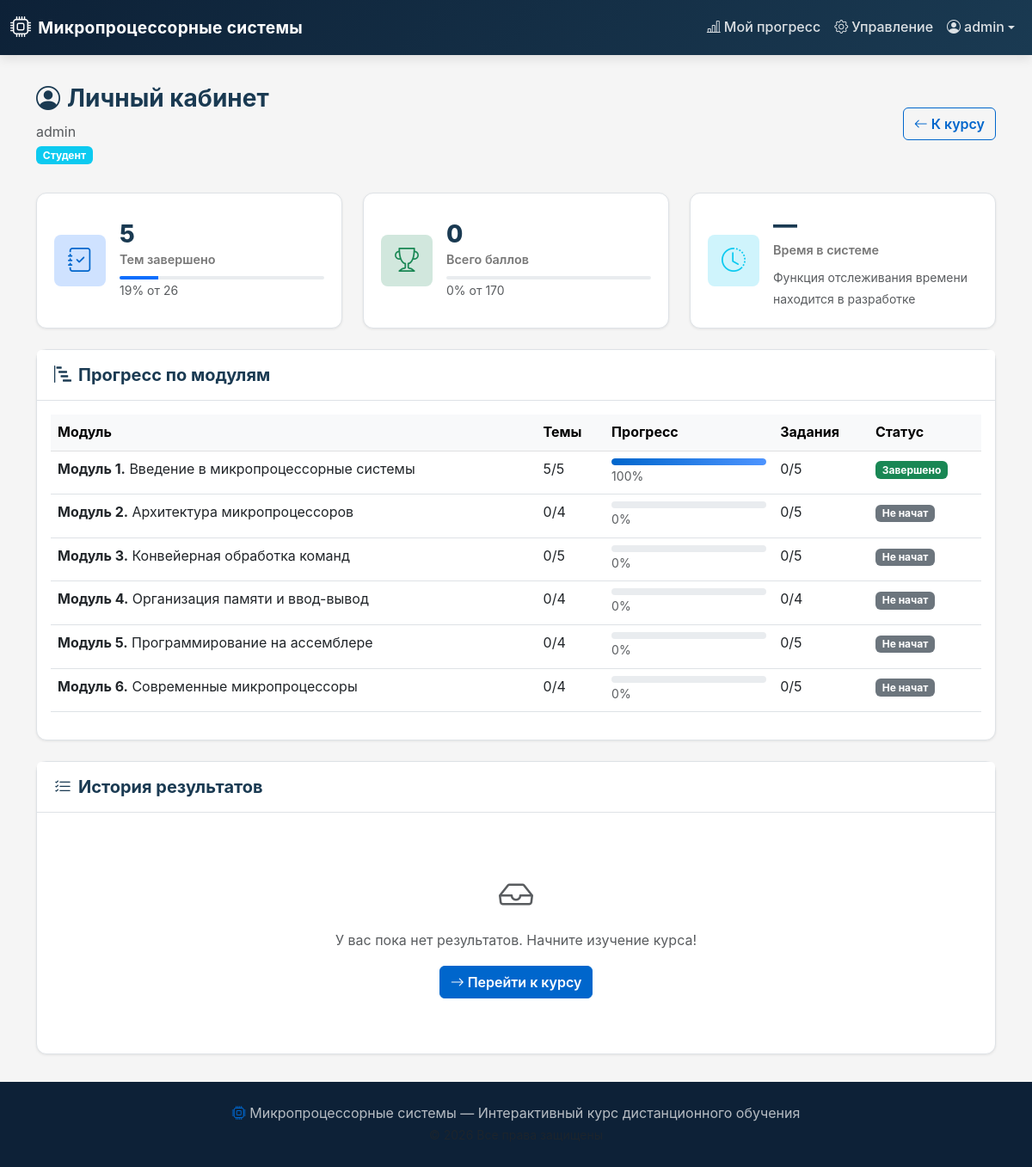
The app's page /dashboard/ (signed in) with its own data.
### course/models.py (models this page shows, shortened)
class User(AbstractUser):
    class Role(models.TextChoices):
        STUDENT = 'student', _('Студент')
        TEACHER = 'teacher', _('Преподаватель')
    role = models.CharField(
        max_length=10,
        choices=Role.choices,
        default=Role.STUDENT,
        verbose_name='Роль',
    )
    patronymic = models.CharField(
        max_length=150, blank=True, verbose_name='Отчество'
    )
    avatar = models.ImageField(
        upload_to='avatars/', blank=True, verbose_name='Аватар'
    )
    class Meta:
        verbose_name = 'Пользователь'
        verbose_name_plural = 'Пользователи'
    def get_full_name(self):
        full = super().get_full_name()
        if self.patronymic:
            full = f'{self.last_name} {self.first_name} {self.patronymic}'.strip()
        return full or self.username

class Module(models.Model):
    title = models.CharField(max_length=255, verbose_name='Название')
    description = models.TextField(blank=True, verbose_name='Описание')
    icon = models.CharField(
        max_length=50,
        default='bi-cpu',
        verbose_name='Иконка (Bootstrap Icons)',
    )
    order_number = models.PositiveIntegerField(
        default=0, verbose_name='Порядковый номер', db_index=True
    )
    class Meta:
        ordering = ['order_number']
        verbose_name = 'Модуль'
        verbose_name_plural = 'Модули'
    def completed_topics_for(self, user):
        if not user.is_authenticated:
            return 0
        topic_ids = Topic.objects.filter(
            section__module=self
        ).values_list('id', flat=True)
        return UserProgress.objects.filter(
            user=user, topic_id__in=topic_ids, is_completed=True
        ).count()

### course/views.py (the view)
# urls.py: path('dashboard/', views.dashboard, name='dashboard'),
@login_required
def dashboard(request):
    user = request.user
    total_topics = Topic.objects.count()
    completed_topics = UserProgress.objects.filter(
        user=user, is_completed=True
    ).count()
    overall_percent = int((completed_topics / total_topics * 100)) if total_topics > 0 else 0
    modules = Module.objects.all().order_by('order_number')
    module_stats = []
    for mod in modules:
        mod_topics = Topic.objects.filter(section__module=mod).count()
        mod_done = mod.completed_topics_for(user)
        mod_assignments = Assignment.objects.filter(topic__section__module=mod).count()
        mod_results = AssignmentResult.objects.filter(
            user=user, assignment__topic__section__module=mod
        ).count()
        module_stats.append({
            'module': mod,
            'total_topics': mod_topics,
            'completed_topics': mod_done,
            'percent': int((mod_done / mod_topics * 100)) if mod_topics > 0 else 0,
            'total_assignments': mod_assignments,
            'completed_assignments': mod_results,
        })
    recent_results = AssignmentResult.objects.filter(
        user=user
    ).select_related('assignment__topic').order_by('-completed_at')[:20]
    total_score = AssignmentResult.objects.filter(user=user).aggregate(
        total=Sum('score')
    )['total'] or 0
    max_score = Assignment.objects.aggregate(
        total=Sum('max_score')
    )['total'] or 1
    context = {
        'overall_percent': overall_percent,
        'completed_topics': completed_topics,
        'total_topics': total_topics,
        'module_stats': module_stats,
        'recent_results': recent_results,
        'total_score': total_score,
        'max_score': max_score,
        'score_percent': int(total_score / max_score * 100),
    }
    return render(request, 'dashboard.html', context)

### templates/dashboard.html (shortened to what this page needs)
{% extends 'base.html' %}
{% load static %}
{% block content %}
<div class="dashboard-page">
    <div class="container">
        <div class="dashboard-header">
            <div class="row align-items-center">
                <div class="col-md-8">
                    <h1 class="page-title">
                        <i class="bi bi-person-circle me-2"></i>Личный кабинет
                    </h1>
                    <p class="text-muted mb-0">{{ user.get_full_name|default:user.username }}</p>
                    {% if user.role == 'teacher' %}
                        <span class="badge bg-warning text-dark mt-1">Преподаватель</span>
                    {% else %}
                        <span class="badge bg-info mt-1">Студент</span>
                    {% endif %}
                </div>
                <div class="col-md-4 text-md-end mt-3 mt-md-0">
                    <a href="{% url 'index' %}" class="btn btn-outline-accent">
                        <i class="bi bi-arrow-left me-1"></i>К курсу
                    </a>
                </div>
            </div>
        </div>
        <div class="row g-4 mb-4">
            <div class="col-md-4">
                <div class="stat-card">
                    <div class="stat-card-icon bg-primary-subtle">
                        <i class="bi bi-journal-check text-primary"></i>
                    </div>
                    <div class="stat-card-body">
                        <h3 class="stat-number">{{ completed_topics }}</h3>
                        <p class="stat-label">Тем завершено</p>
                        <div class="progress" style="height: 4px;">
                            <div class="progress-bar bg-primary" style="width: {{ overall_percent }}%"></div>
                        </div>
                        <small class="text-muted">{{ overall_percent }}% от {{ total_topics }}</small>
                    </div>
                </div>
            </div>
            <div class="col-md-4">
                <div class="stat-card">
                    <div class="stat-card-icon bg-success-subtle">
                        <i class="bi bi-trophy text-success"></i>
                    </div>
                    <div class="stat-card-body">
                        <h3 class="stat-number">{{ total_score }}</h3>
                        <p class="stat-label">Всего баллов</p>
                        <div class="progress" style="height: 4px;">
                        </div>
                        <small class="text-muted">{{ score_percent }}% от {{ max_score }}</small>
                    </div>
                </div>
            </div>
            <div class="col-md-4">
                <div class="stat-card">
                    <div class="stat-card-icon bg-info-subtle">
                        <i class="bi bi-clock-history text-info"></i>
                    </div>
                    <div class="stat-card-body">
                        <h3 class="stat-number">—</h3>
                        <p class="stat-label">Время в системе</p>
                        <small class="text-muted">Функция отслеживания времени находится в разработке</small>
                    </div>
                </div>
            </div>
        </div>
        <div class="card mb-4">
            <div class="card-header">
                <h5 class="mb-0"><i class="bi bi-bar-chart-steps me-2"></i>Прогресс по модулям</h5>
            </div>
            <div class="card-body">
                <div class="table-responsive">
                    <table class="table table-hover">
                        <thead class="table-light">
                            <tr>
                                <th>Модуль</th>
                                <th>Темы</th>
                                <th>Прогресс</th>
                                <th>Задания</th>
                                <th>Статус</th>
                            </tr>
                        </thead>
                        <tbody>
                            {% for stat in module_stats %}
                            <tr>
                                <td>
                                    <strong>Модуль {{ stat.module.order_number }}.</strong>
                                    {{ stat.module.title }}
                                </td>
                                <td>{{ stat.completed_topics }}/{{ stat.total_topics }}</td>
                                <td style="min-width: 150px;">
                                    <div class="progress" style="height: 8px;">
                                        <div class="progress-bar progress-bar-accent"
                                             style="width: {{ stat.percent }}%"></div>
                                    </div>
                                    <small class="text-muted">{{ stat.percent }}%</small>
                                </td>
                                <td>{{ stat.completed_assignments }}/{{ stat.total_assignments }}</td>
                                <td>
                                    {% if stat.percent == 100 %}
                                        <span class="badge bg-success">Завершено</span>
                                    {% elif stat.percent > 0 %}
                                        <span class="badge bg-warning text-dark">В процессе</span>
                                    {% else %}
                                        <span class="badge bg-secondary">Не начат</span>
                                    {% endif %}
                                </td>
                            </tr>
                            {% empty %}
                            <tr>
                                <td colspan="5" class="text-center text-muted py-4">
                                    Данные о модулях отсутствуют
                                </td>
                            </tr>
                            {% endfor %}
                        </tbody>
                    </table>
                </div>
            </div>
        </div>
        <div class="card">
            <div class="card-header">
                <h5 class="mb-0"><i class="bi bi-list-check me-2"></i>История результатов</h5>
            </div>
            <div class="card-body">
                {% if recent_results %}
                <div class="table-responsive">
                    <table class="table table-hover">
                        <thead class="table-light">
                            <tr>
                                <th>Дата</th>
                                <th>Тема</th>
                                <th>Задание</th>
                                <th>Результат</th>
                                <th>Баллы</th>
                            </tr>
                        </thead>
                        <tbody>
                            {% for result in recent_results %}
                            <tr>
                                <td><small>{{ result.completed_at|date:"d.m.Y H:i" }}</small></td>
                                <td>{{ result.assignment.topic.title|truncatewords:8 }}</td>
                                <td>{{ result.assignment.task_text|truncatewords:6 }}</td>
                                <td>
                                    {% if result.is_correct %}
                                        <span class="badge bg-success"><i class="bi bi-check"></i> Верно</span>
                                    {% else %}
                                        <span class="badge bg-danger"><i class="bi bi-x"></i> Неверно</span>
                                    {% endif %}
                                </td>
                                <td>{{ result.score }}/{{ result.assignment.max_score }}</td>
                            </tr>
                            {% endfor %}
                        </tbody>
                    </table>
                </div>
                {% else %}
                <div class="text-center py-5 text-muted">
                    <i class="bi bi-inbox" style="font-size: 2.5rem;"></i>
                    <p class="mt-2">У вас пока нет результатов. Начните изучение курса!</p>
                    <a href="{% url 'index' %}" class="btn btn-accent">
                        <i class="bi bi-arrow-right me-1"></i>Перейти к курсу
                    </a>
                </div>
                {% endif %}
            </div>
        </div>
    </div>
</div>
{% endblock %}

### templates/base.html (shortened to what this page needs)
<!DOCTYPE html>
{% load static %}
<html lang="ru">
<head>
    <link href="https://cdn.jsdelivr.net/npm/bootstrap@5.3.0/dist/css/bootstrap.min.css" rel="stylesheet">
    <link href="https://cdn.jsdelivr.net/npm/bootstrap-icons@1.11.0/font/bootstrap-icons.css" rel="stylesheet">
    <link rel="stylesheet" href="{% static 'course/css/style.css' %}">
</head>
<body>
    <header class="course-header">
        <nav class="navbar navbar-expand-lg navbar-dark">
            <div class="container-fluid">
                <a class="navbar-brand d-flex align-items-center" href="{% url 'index' %}">
                    <i class="bi bi-cpu me-2"></i>
                    <span class="brand-text">{{ course_title }}</span>
                </a>
                <div class="collapse navbar-collapse" id="navbarMain">
                    <ul class="navbar-nav ms-auto align-items-lg-center">
                        {% if user.is_authenticated %}
                            <li class="nav-item">
                                <a class="nav-link" href="{% url 'dashboard' %}">
                                    <i class="bi bi-bar-chart-line me-1"></i>Мой прогресс
                                </a>
                            </li>
                            {% if user.is_staff %}
                            <li class="nav-item">
                                <a class="nav-link" href="{% url 'admin_dashboard' %}">
                                    <i class="bi bi-gear me-1"></i>Управление
                                </a>
                            </li>
                            {% endif %}
                            <li class="nav-item dropdown">
                                <a class="nav-link dropdown-toggle d-flex align-items-center" href="#"
                                   id="userDropdown" role="button" data-bs-toggle="dropdown">
                                    <i class="bi bi-person-circle me-1"></i>
                                    {{ user.get_full_name|default:user.username }}
                                </a>
                            </li>
                        {% endif %}
                    </ul>
                </div>
            </div>
        </nav>
    </header>
    <main class="main-content">
        {% block content %}{% endblock %}
    </main>
    <footer class="course-footer">
        <div class="container text-center">
            <p class="mb-0">
                <i class="bi bi-cpu"></i>
                {{ course_title }} &mdash; Интерактивный курс дистанционного обучения
            </p>
            <small class="text-muted">© {% now "Y" %} Все права защищены</small>
        </div>
    </footer>
</body>
</html>

### records on screen
User: get_full_name "admin"
Module: module.order_number "1", module "Введение в микропроцессорные системы", completed_topics "5", total_topics "5", percent "100", completed_assignments "0", total_assignments "5", shows "Завершено"
Module: module.order_number "2", module "Архитектура микропроцессоров", completed_topics "0", total_topics "4", percent "0", completed_assignments "0", total_assignments "5", shows "Не начат"
Module: module.order_number "3", module "Конвейерная обработка команд", completed_topics "0", total_topics "5", percent "0", completed_assignments "0", total_assignments "5", shows "Не начат"
Module: module.order_number "4", module "Организация памяти и ввод-вывод", completed_topics "0", total_topics "4", percent "0", completed_assignments "0", total_assignments "4", shows "Не начат"
Module: module.order_number "5", module "Программирование на ассемблере", completed_topics "0", total_topics "4", percent "0", completed_assignments "0", total_assignments "5", shows "Не начат"
Module: module.order_number "6", module "Современные микропроцессоры", completed_topics "0", total_topics "4", percent "0", completed_assignments "0", total_assignments "5", shows "Не начат"

### other values on screen
{{ course_title }} "Микропроцессорные системы"
{{ completed_topics }} "5"
{{ overall_percent }} "19"
{{ total_topics }} "26"
{{ total_score }} "0"
{{ score_percent }} "0"
{{ max_score }} "170"
